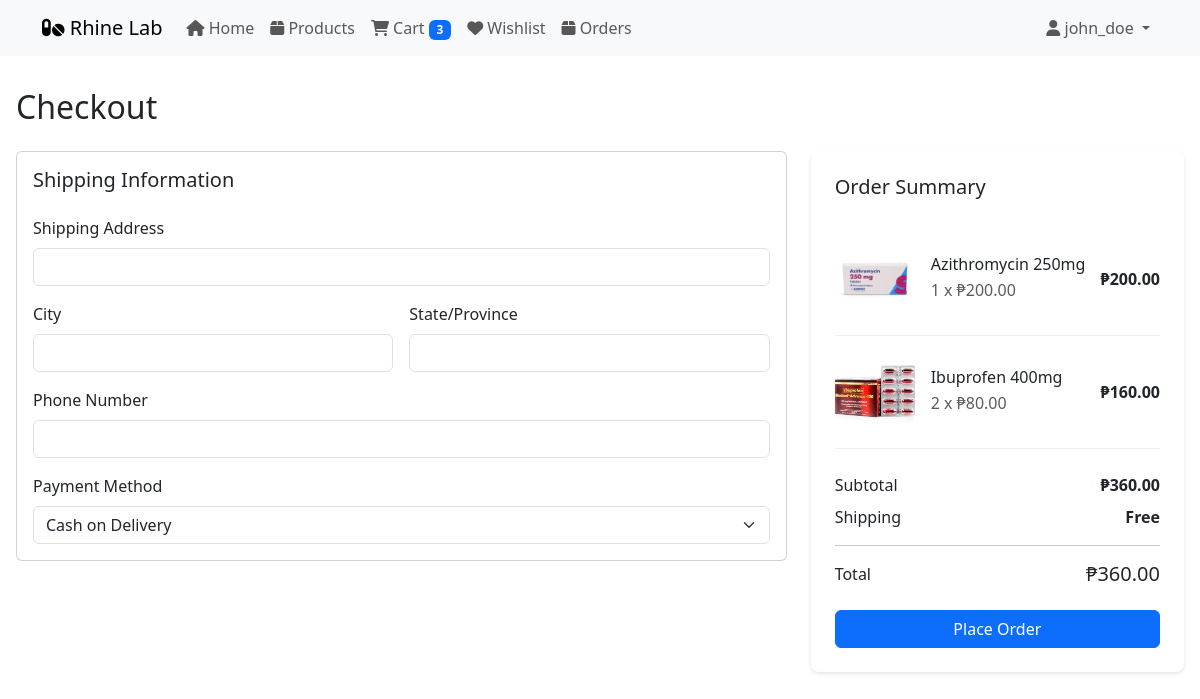
Screenshot of /checkout.php (signed in) with the database file from the repository.
### tables this page shows
CREATE TABLE `cart` (
  `cart_id` int(11) NOT NULL AUTO_INCREMENT,
  `account_id` int(11) NOT NULL,
  `product_id` int(11) NOT NULL,
  `quantity` int(11) NOT NULL,
  `created_at` timestamp DEFAULT CURRENT_TIMESTAMP,
  PRIMARY KEY (`cart_id`),
  FOREIGN KEY (`account_id`) REFERENCES `accounts`(`account_id`),
  FOREIGN KEY (`product_id`) REFERENCES `products`(`product_id`)
);

CREATE TABLE `products` (
  `product_id` int(11) NOT NULL AUTO_INCREMENT,
  `category_id` int(11) NOT NULL,
  `name` varchar(100) NOT NULL,
  `description` text,
  `price` decimal(10,2) NOT NULL,
  `stock` int(11) NOT NULL DEFAULT 0,
  `image_url` varchar(255),
  `manufacturer` varchar(100),
  `expiry_date` date,
  `created_at` timestamp DEFAULT CURRENT_TIMESTAMP,
  PRIMARY KEY (`product_id`),
  FOREIGN KEY (`category_id`) REFERENCES `categories`(`category_id`)
);

### checkout.php (the view, shortened to what this page needs)
<?php
require_once("db.php");
$account_id = $_SESSION['id'];
$query = "SELECT c.*, p.name, p.price, p.stock, p.image_url
          FROM cart c
          JOIN products p ON c.product_id = p.product_id
          WHERE c.account_id = ?";
$stmt = $mysqli->prepare($query);
$stmt->bind_param("i", $account_id);
$stmt->execute();
$cart_items = $stmt->get_result()->fetch_all(MYSQLI_ASSOC);
$total = 0;
foreach ($cart_items as $item) {
    $total += $item['price'] * $item['quantity'];
}
$stmt = $mysqli->prepare("SELECT * FROM user_profiles WHERE account_id = ?");
$stmt->bind_param("i", $account_id);
$stmt->execute();
$profile = $stmt->get_result()->fetch_assoc();
?>
<!DOCTYPE html>
<html lang="en">
<head>
    <link href="https://cdn.jsdelivr.net/npm/bootstrap@5.3.0/dist/css/bootstrap.min.css" rel="stylesheet">
    <link rel="stylesheet" href="https://cdnjs.cloudflare.com/ajax/libs/font-awesome/6.0.0/css/all.min.css">
</head>
<body>
    <?php include 'navbar.php'; ?>
    <div class="checkout-container">
        <h1 class="h2 mb-4">Checkout</h1>
        <div class="row">
            <div class="col-md-8">
                <div class="card mb-4">
                    <div class="card-body">
                        <h5 class="card-title mb-4">Shipping Information</h5>
                        <form method="POST">
                            <div class="row g-3">
                                <div class="col-12">
                                    <label class="form-label">Shipping Address</label>
                                    <input type="text" name="shipping_address" class="form-control"
                                           value="<?php echo htmlspecialchars($profile['address'] ?? ''); ?>" required>
                                </div>
                                <div class="col-md-6">
                                    <label class="form-label">City</label>
                                    <input type="text" name="shipping_city" class="form-control"
                                           value="<?php echo htmlspecialchars($profile['city'] ?? ''); ?>" required>
                                </div>
                                <div class="col-md-6">
                                    <label class="form-label">State/Province</label>
                                    <input type="text" name="shipping_state" class="form-control"
                                           value="<?php echo htmlspecialchars($profile['state'] ?? ''); ?>" required>
                                </div>
                                <div class="col-12">
                                    <label class="form-label">Phone Number</label>
                                    <input type="tel" name="phone" class="form-control"
                                           value="<?php echo htmlspecialchars($profile['phone'] ?? ''); ?>" required>
                                </div>
                                <div class="col-12">
                                    <label class="form-label">Payment Method</label>
                                    <select name="payment_method" class="form-select" required>
                                        <option value="Cash on Delivery">Cash on Delivery</option>
                                    </select>
                                </div>
                            </div>
                    </div>
                </div>
            </div>
            <div class="col-md-4">
                <div class="order-summary">
                    <h5 class="mb-4">Order Summary</h5>
                    <?php foreach ($cart_items as $item): ?>
                        <div class="cart-item">
                            <img src="<?php echo htmlspecialchars($item['image_url']); ?>"
                                 alt="<?php echo htmlspecialchars($item['name']); ?>">
                            <div class="flex-grow-1">
                                <h6 class="mb-1"><?php echo htmlspecialchars($item['name']); ?></h6>
                                <p class="text-muted mb-0">
                                    <?php echo $item['quantity']; ?> x ₱<?php echo number_format($item['price'], 2); ?>
                                </p>
                            </div>
                            <div class="text-end">
                                <strong>₱<?php echo number_format($item['price'] * $item['quantity'], 2); ?></strong>
                            </div>
                        </div>
                    <?php endforeach; ?>
                    <div class="mt-4">
                        <div class="d-flex justify-content-between mb-2">
                            <span>Subtotal</span>
                            <strong>₱<?php echo number_format($total, 2); ?></strong>
                        </div>
                        <div class="d-flex justify-content-between mb-2">
                            <span>Shipping</span>
                            <strong>Free</strong>
                        </div>
                        <hr>
                        <div class="d-flex justify-content-between mb-4">
                            <span>Total</span>
                            <strong class="h5 mb-0">₱<?php echo number_format($total, 2); ?></strong>
                        </div>
                        <button type="submit" name="place_order" class="btn btn-primary w-100">
                            Place Order
                        </button>
                    </div>
                </div>
            </div>
        </div>
    </div>
</body>
</html>

### checkout.php (style rules this page uses)
.checkout-container { max-width: 1200px; margin: 2rem auto; padding: 0 1rem; }
.order-summary { background: white; border-radius: 8px; padding: 1.5rem; box-shadow: 0 2px 4px rgba(0,0,0,0.1); }
.cart-item { display: flex; align-items: center; padding: 1rem 0; border-bottom: 1px solid #eee; }
.cart-item img { width: 80px; height: 80px; object-fit: cover; border-radius: 4px; margin-right: 1rem; }

### rows the page displays
cart: product.image_url (picture), product.name "Azithromycin 250mg", quantity "1", product.price "200.00", $item['price']*$item['quantity'] "200.00"
cart: product.image_url (picture), product.name "Ibuprofen 400mg", quantity "2", product.price "80.00", $item['price'] * $item['quantity'] "160.00"

### other values shown
$count "3"
$_SESSION['name'] "john_doe"
$total "360.00"
